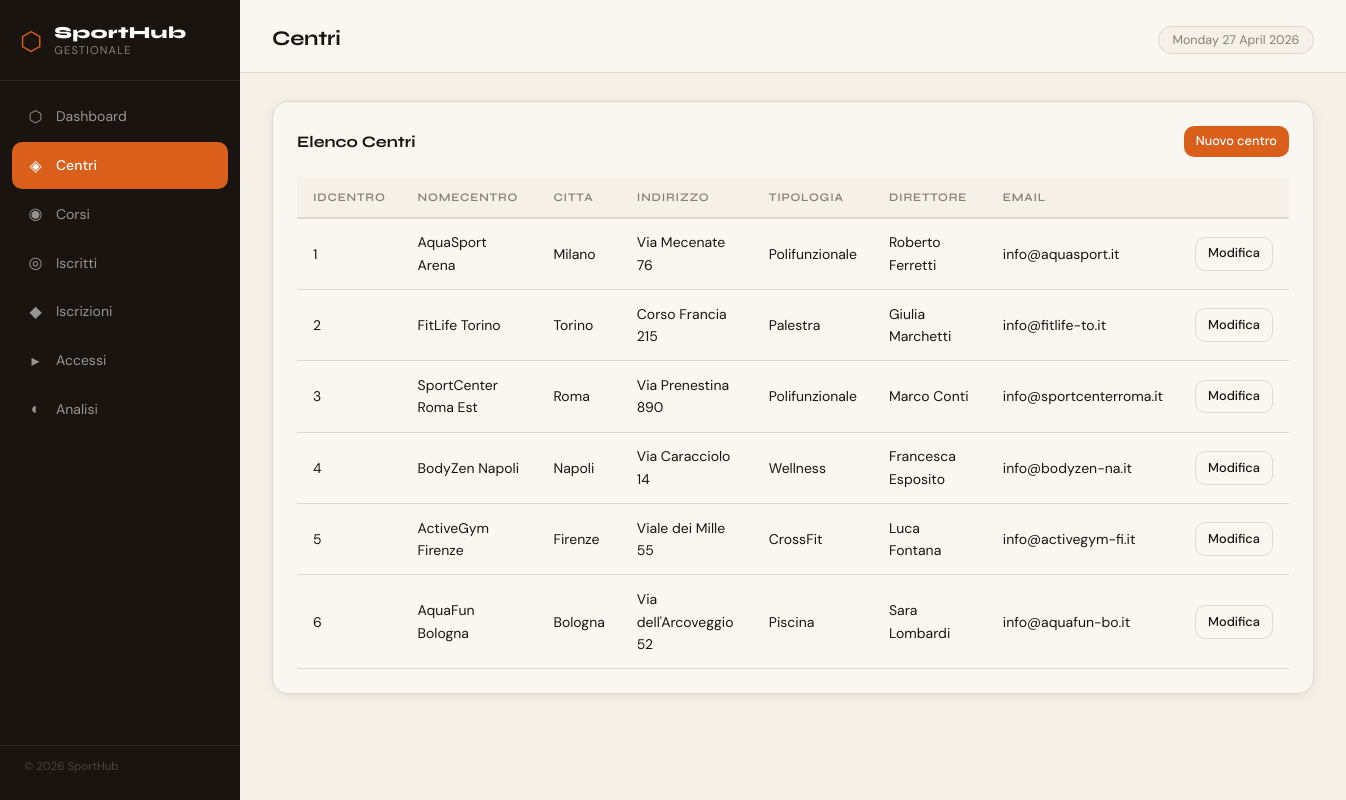
Screenshot of /centri.php with the database file from the repository.
### tables this page shows
CREATE TABLE CENTRI (
  idCentro     INT AUTO_INCREMENT PRIMARY KEY,
  nomeCentro   VARCHAR(100) NOT NULL,
  citta        VARCHAR(60)  NOT NULL,
  indirizzo    VARCHAR(150) NOT NULL,
  tipologia    ENUM('Palestra','Piscina','Polifunzionale','Wellness','CrossFit') NOT NULL,
  direttore    VARCHAR(100) NOT NULL,
  email        VARCHAR(100) NOT NULL
);

### centri.php (the view)
<?php
require_once __DIR__ . '/config.php';
$pageTitle = 'Centri';
include __DIR__ . '/header.php';
function fetchRows(PDO $pdo, string $table, int $limit = 200): array {
    try {
        $stmt = $pdo->query("SELECT * FROM `" . str_replace('`','',$table) . "` LIMIT " . (int)$limit);
        return $stmt->fetchAll();
    } catch (PDOException $e) {
        return [];
    }
}
$rows = fetchRows($pdo, 'centri', 200);
?>
<section class="card">
  <div class="card-header">
    <div class="card-title">Elenco Centri</div>
    <div>
      <a href="#" class="btn btn-primary btn-sm">Nuovo centro</a>
    </div>
  </div>
  <div class="table-wrap">
    <?php if (empty($rows)): ?>
      <div class="alert alert-info">Nessun centro trovato (tabella <code>centri</code> vuota o non presente).</div>
    <?php else: ?>
      <table>
        <thead>
          <tr>
            <?php foreach (array_keys($rows[0]) as $col): ?>
              <th><?= htmlspecialchars($col) ?></th>
            <?php endforeach; ?>
            <th></th>
          </tr>
        </thead>
        <tbody>
          <?php foreach ($rows as $r): ?>
          <tr>
            <?php foreach ($r as $val): ?>
              <td><?= htmlspecialchars((string)$val) ?></td>
            <?php endforeach; ?>
            <td><a class="btn btn-outline btn-sm" href="#">Modifica</a></td>
          </tr>
          <?php endforeach; ?>
        </tbody>
      </table>
    <?php endif; ?>
  </div>
</section>
<?php include __DIR__ . '/footer.php';

### header.php (shortened to what this page needs)
<?php
$current = basename($_SERVER['PHP_SELF'], '.php');
$nav = [
    'index'     => ['icon' => '⬡', 'label' => 'Dashboard'],
    'centri'    => ['icon' => '◈', 'label' => 'Centri'],
    'corsi'     => ['icon' => '◉', 'label' => 'Corsi'],
    'iscritti'  => ['icon' => '◎', 'label' => 'Iscritti'],
    'iscrizioni'=> ['icon' => '◆', 'label' => 'Iscrizioni'],
    'accessi'   => ['icon' => '▸', 'label' => 'Accessi'],
    'analisi'   => ['icon' => '◐', 'label' => 'Analisi'],
];
?>
<!DOCTYPE html>
<html lang="it">
<head>
<link rel="stylesheet" href="style.css">
</head>
<body>
<nav class="sidebar">
  <div class="sidebar-brand">
    <span class="brand-icon">⬡</span>
    <div>
      <span class="brand-name">SportHub</span>
      <span class="brand-sub">Gestionale</span>
    </div>
  </div>
  <ul class="nav-list">
    <?php foreach ($nav as $page => $item): ?>
    <li>
      <a href="<?= $page ?>.php" class="nav-link <?= $current === $page ? 'active' : '' ?>">
        <span class="nav-icon"><?= $item['icon'] ?></span>
        <span><?= $item['label'] ?></span>
      </a>
    </li>
    <?php endforeach; ?>
  </ul>
  <div class="sidebar-footer">
    <span>© <?= date('Y') ?> SportHub</span>
  </div>
</nav>
<div class="main-wrap">
  <header class="top-bar">
    <div class="top-bar-left">
      <h1 class="page-heading"><?= htmlspecialchars($pageTitle ?? '') ?></h1>
    </div>
    <div class="top-bar-right">
      <span class="date-pill"><?= strftime('%A %d %B %Y') ?? date('d/m/Y') ?></span>
    </div>
  </header>
  <main class="content">

### footer.php
  </main>
</div>
</body>
</html>

### style.css (style rules this page uses)
*, *::before, *::after { box-sizing: border-box; margin: 0; padding: 0; }
:root { --cream: #f5f0e8; --paper: #faf7f2; --ink: #1a1410; --ink-mid: #4a4038; --ink-soft: #8a7e70; --orange: #d95f1a; --orange-lt:#f5813e; --orange-bg:#fef0e6; --green: #2d6a4f; --green-lt: #52b788; --green-bg: #e9f5ed; --red: #c0392b; --red-bg: #fdecea; --amber: #d97706; --amber-bg: #fef3c7; --border: #e0d8cc; --shadow: 0 2px 12px rgba(26,20,16,.07); --shadow-md:0 6px 28px rgba(26,20,16,.10); --sidebar-w:240px; --radius: 10px; --radius-lg:16px; }
html, body { height: 100%; }
body { font-family: 'DM Sans', system-ui, sans-serif; background: var(--cream); color: var(--ink); font-size: 15px; line-height: 1.6; display: flex; }
.sidebar { width: var(--sidebar-w); min-height: 100vh; background: var(--ink); display: flex; flex-direction: column; position: fixed; top: 0; left: 0; z-index: 100; padding: 0 0 1.5rem; }
.sidebar-brand { display: flex; align-items: center; gap: .75rem; padding: 1.5rem 1.25rem 1.25rem; border-bottom: 1px solid rgba(255,255,255,.08); margin-bottom: .5rem; }
.brand-icon { font-size: 1.6rem; color: var(--orange); line-height: 1; }
.brand-name { display: block; font-family: 'Syne', sans-serif; font-weight: 800; font-size: 1.05rem; color: #fff; letter-spacing: .02em; line-height: 1.1; }
.brand-sub { display: block; font-size: .7rem; color: var(--ink-soft); text-transform: uppercase; letter-spacing: .1em; }
.nav-list { list-style: none; padding: .25rem .75rem; flex: 1; }
.nav-link { display: flex; align-items: center; gap: .65rem; padding: .65rem .85rem; border-radius: var(--radius); color: rgba(255,255,255,.55); text-decoration: none; font-size: .875rem; font-weight: 400; transition: all .18s ease; margin-bottom: .15rem; }
.nav-link.active { background: var(--orange); color: #fff; font-weight: 500; }
.nav-icon { font-size: 1rem; width: 20px; text-align: center; }
.sidebar-footer { padding: .75rem 1.5rem 0; font-size: .72rem; color: rgba(255,255,255,.2); border-top: 1px solid rgba(255,255,255,.06); }
.main-wrap { margin-left: var(--sidebar-w); flex: 1; display: flex; flex-direction: column; min-height: 100vh; }
.top-bar { display: flex; align-items: center; justify-content: space-between; padding: 1.4rem 2rem 1rem; border-bottom: 1px solid var(--border); background: var(--paper); position: sticky; top: 0; z-index: 50; }
.page-heading { font-family: 'Syne', sans-serif; font-weight: 700; font-size: 1.3rem; color: var(--ink); letter-spacing: -.01em; }
.date-pill { background: var(--cream); border: 1px solid var(--border); padding: .3rem .85rem; border-radius: 99px; font-size: .78rem; color: var(--ink-soft); text-transform: capitalize; }
.content { padding: 1.75rem 2rem 3rem; flex: 1; }
.card { background: var(--paper); border: 1px solid var(--border); border-radius: var(--radius-lg); padding: 1.5rem; box-shadow: var(--shadow); }
.card-header { display: flex; align-items: center; justify-content: space-between; margin-bottom: 1.25rem; }
.card-title { font-family: 'Syne', sans-serif; font-weight: 700; font-size: 1rem; color: var(--ink); }
.table-wrap { overflow-x: auto; }
table { width: 100%; border-collapse: collapse; font-size: .875rem; }
thead th { text-align: left; padding: .65rem 1rem; font-family: 'Syne', sans-serif; font-weight: 600; font-size: .72rem; text-transform: uppercase; letter-spacing: .07em; color: var(--ink-soft); background: var(--cream); border-bottom: 2px solid var(--border); white-space: nowrap; }
tbody tr { border-bottom: 1px solid var(--border); transition: background .12s; }
tbody td { padding: .8rem 1rem; color: var(--ink); vertical-align: middle; }
tbody td:last-child { white-space: nowrap; }
.btn { display: inline-flex; align-items: center; gap: .4rem; padding: .55rem 1.1rem; border-radius: var(--radius); font-family: 'DM Sans', sans-serif; font-size: .875rem; font-weight: 500; cursor: pointer; border: none; text-decoration: none; transition: all .16s ease; white-space: nowrap; }
.btn-primary { background: var(--orange); color: #fff; }
.btn-outline { background: transparent; color: var(--ink); border: 1.5px solid var(--border); }
.btn-sm { padding: .35rem .75rem; font-size: .8rem; }

### rows the page displays
centri: idCentro "1", nomeCentro "AquaSport Arena", citta "Milano", indirizzo "Via Mecenate 76", tipologia "Polifunzionale", direttore "Roberto Ferretti", email "info@aquasport.it"
centri: idCentro "2", nomeCentro "FitLife Torino", citta "Torino", indirizzo "Corso Francia 215", tipologia "Palestra", direttore "Giulia Marchetti", email "info@fitlife-to.it"
centri: idCentro "3", nomeCentro "SportCenter Roma Est", citta "Roma", indirizzo "Via Prenestina 890", tipologia "Polifunzionale", direttore "Marco Conti", email "info@sportcenterroma.it"
centri: idCentro "4", nomeCentro "BodyZen Napoli", citta "Napoli", indirizzo "Via Caracciolo 14", tipologia "Wellness", direttore "Francesca Esposito", email "info@bodyzen-na.it"
centri: idCentro "5", nomeCentro "ActiveGym Firenze", citta "Firenze", indirizzo "Viale dei Mille 55", tipologia "CrossFit", direttore "Luca Fontana", email "info@activegym-fi.it"
centri: idCentro "6", nomeCentro "AquaFun Bologna", citta "Bologna", indirizzo "Via dell'Arcoveggio 52", tipologia "Piscina", direttore "Sara Lombardi", email "info@aquafun-bo.it"

### other values shown
$item['icon'] "⬡"
$item['label'] "Dashboard"
$item['icon'] "◈"
$item['label'] "Centri"
$item['icon'] "◉"
$item['label'] "Corsi"
$item['icon'] "◎"
$item['label'] "Iscritti"
$item['icon'] "◆"
$item['label'] "Iscrizioni"
$item['icon'] "▸"
$item['label'] "Accessi"
$item['icon'] "◐"
$item['label'] "Analisi"
$pageTitle "Centri"
